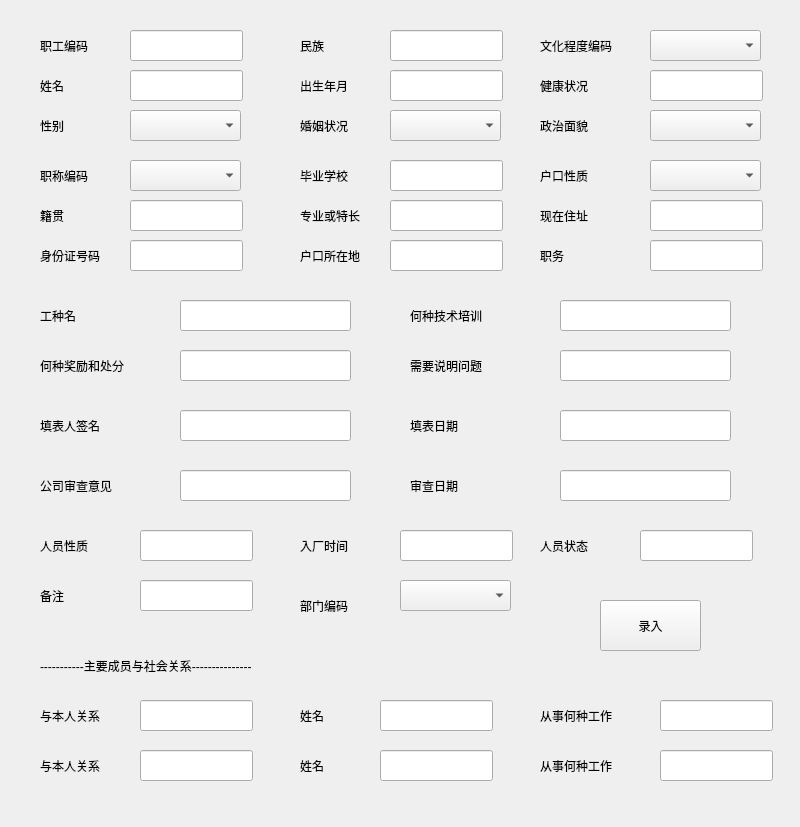
<?xml version="1.0" encoding="UTF-8"?>
<ui version="4.0">
 <class>MainWindow</class>
 <widget class="QMainWindow" name="MainWindow">
  <property name="geometry">
   <rect>
    <x>0</x>
    <y>0</y>
    <width>800</width>
    <height>827</height>
   </rect>
  </property>
  <property name="windowTitle">
   <string>MainWindow</string>
  </property>
  <widget class="QWidget" name="centralWidget">
   <widget class="QLabel" name="label">
    <property name="geometry">
     <rect>
      <x>40</x>
      <y>30</y>
      <width>71</width>
      <height>31</height>
     </rect>
    </property>
    <property name="text">
     <string>职工编码</string>
    </property>
   </widget>
   <widget class="QLabel" name="label_2">
    <property name="geometry">
     <rect>
      <x>40</x>
      <y>70</y>
      <width>71</width>
      <height>31</height>
     </rect>
    </property>
    <property name="text">
     <string>姓名</string>
    </property>
   </widget>
   <widget class="QLabel" name="label_3">
    <property name="geometry">
     <rect>
      <x>40</x>
      <y>110</y>
      <width>71</width>
      <height>31</height>
     </rect>
    </property>
    <property name="text">
     <string>性别</string>
    </property>
   </widget>
   <widget class="QLabel" name="label_4">
    <property name="geometry">
     <rect>
      <x>300</x>
      <y>30</y>
      <width>71</width>
      <height>31</height>
     </rect>
    </property>
    <property name="text">
     <string>民族</string>
    </property>
   </widget>
   <widget class="QLabel" name="label_5">
    <property name="geometry">
     <rect>
      <x>300</x>
      <y>70</y>
      <width>71</width>
      <height>31</height>
     </rect>
    </property>
    <property name="text">
     <string>出生年月</string>
    </property>
   </widget>
   <widget class="QLabel" name="label_6">
    <property name="geometry">
     <rect>
      <x>300</x>
      <y>110</y>
      <width>71</width>
      <height>31</height>
     </rect>
    </property>
    <property name="text">
     <string>婚姻状况</string>
    </property>
   </widget>
   <widget class="QLabel" name="label_7">
    <property name="geometry">
     <rect>
      <x>540</x>
      <y>30</y>
      <width>101</width>
      <height>31</height>
     </rect>
    </property>
    <property name="text">
     <string>文化程度编码</string>
    </property>
   </widget>
   <widget class="QLabel" name="label_8">
    <property name="geometry">
     <rect>
      <x>540</x>
      <y>70</y>
      <width>71</width>
      <height>31</height>
     </rect>
    </property>
    <property name="text">
     <string>健康状况</string>
    </property>
   </widget>
   <widget class="QLabel" name="label_9">
    <property name="geometry">
     <rect>
      <x>540</x>
      <y>110</y>
      <width>71</width>
      <height>31</height>
     </rect>
    </property>
    <property name="text">
     <string>政治面貌</string>
    </property>
   </widget>
   <widget class="QLabel" name="label_10">
    <property name="geometry">
     <rect>
      <x>40</x>
      <y>160</y>
      <width>71</width>
      <height>31</height>
     </rect>
    </property>
    <property name="text">
     <string>职称编码</string>
    </property>
   </widget>
   <widget class="QLabel" name="label_11">
    <property name="geometry">
     <rect>
      <x>40</x>
      <y>200</y>
      <width>71</width>
      <height>31</height>
     </rect>
    </property>
    <property name="text">
     <string>籍贯</string>
    </property>
   </widget>
   <widget class="QLabel" name="label_12">
    <property name="geometry">
     <rect>
      <x>40</x>
      <y>240</y>
      <width>81</width>
      <height>31</height>
     </rect>
    </property>
    <property name="text">
     <string>身份证号码</string>
    </property>
   </widget>
   <widget class="QLabel" name="label_13">
    <property name="geometry">
     <rect>
      <x>300</x>
      <y>160</y>
      <width>71</width>
      <height>31</height>
     </rect>
    </property>
    <property name="text">
     <string>毕业学校</string>
    </property>
   </widget>
   <widget class="QLabel" name="label_14">
    <property name="geometry">
     <rect>
      <x>300</x>
      <y>200</y>
      <width>81</width>
      <height>31</height>
     </rect>
    </property>
    <property name="text">
     <string>专业或特长</string>
    </property>
   </widget>
   <widget class="QLabel" name="label_15">
    <property name="geometry">
     <rect>
      <x>300</x>
      <y>240</y>
      <width>81</width>
      <height>31</height>
     </rect>
    </property>
    <property name="text">
     <string>户口所在地</string>
    </property>
   </widget>
   <widget class="QLabel" name="label_16">
    <property name="geometry">
     <rect>
      <x>540</x>
      <y>160</y>
      <width>71</width>
      <height>31</height>
     </rect>
    </property>
    <property name="text">
     <string>户口性质</string>
    </property>
   </widget>
   <widget class="QLabel" name="label_17">
    <property name="geometry">
     <rect>
      <x>540</x>
      <y>200</y>
      <width>71</width>
      <height>31</height>
     </rect>
    </property>
    <property name="text">
     <string>现在住址</string>
    </property>
   </widget>
   <widget class="QLabel" name="label_18">
    <property name="geometry">
     <rect>
      <x>540</x>
      <y>240</y>
      <width>71</width>
      <height>31</height>
     </rect>
    </property>
    <property name="text">
     <string>职务</string>
    </property>
   </widget>
   <widget class="QLabel" name="label_19">
    <property name="geometry">
     <rect>
      <x>40</x>
      <y>300</y>
      <width>71</width>
      <height>31</height>
     </rect>
    </property>
    <property name="text">
     <string>工种名</string>
    </property>
   </widget>
   <widget class="QLabel" name="label_20">
    <property name="geometry">
     <rect>
      <x>410</x>
      <y>300</y>
      <width>101</width>
      <height>31</height>
     </rect>
    </property>
    <property name="text">
     <string>何种技术培训</string>
    </property>
   </widget>
   <widget class="QLabel" name="label_21">
    <property name="geometry">
     <rect>
      <x>40</x>
      <y>350</y>
      <width>111</width>
      <height>31</height>
     </rect>
    </property>
    <property name="text">
     <string>何种奖励和处分</string>
    </property>
   </widget>
   <widget class="QLabel" name="label_22">
    <property name="geometry">
     <rect>
      <x>410</x>
      <y>350</y>
      <width>111</width>
      <height>31</height>
     </rect>
    </property>
    <property name="text">
     <string>需要说明问题</string>
    </property>
   </widget>
   <widget class="QLabel" name="label_23">
    <property name="geometry">
     <rect>
      <x>40</x>
      <y>410</y>
      <width>81</width>
      <height>31</height>
     </rect>
    </property>
    <property name="text">
     <string>填表人签名</string>
    </property>
   </widget>
   <widget class="QLabel" name="label_24">
    <property name="geometry">
     <rect>
      <x>410</x>
      <y>410</y>
      <width>81</width>
      <height>31</height>
     </rect>
    </property>
    <property name="text">
     <string>填表日期</string>
    </property>
   </widget>
   <widget class="QLabel" name="label_25">
    <property name="geometry">
     <rect>
      <x>40</x>
      <y>470</y>
      <width>101</width>
      <height>31</height>
     </rect>
    </property>
    <property name="text">
     <string>公司审查意见</string>
    </property>
   </widget>
   <widget class="QLabel" name="label_26">
    <property name="geometry">
     <rect>
      <x>410</x>
      <y>470</y>
      <width>101</width>
      <height>31</height>
     </rect>
    </property>
    <property name="text">
     <string>审查日期</string>
    </property>
   </widget>
   <widget class="QLabel" name="label_27">
    <property name="geometry">
     <rect>
      <x>40</x>
      <y>530</y>
      <width>101</width>
      <height>31</height>
     </rect>
    </property>
    <property name="text">
     <string>人员性质</string>
    </property>
   </widget>
   <widget class="QLabel" name="label_28">
    <property name="geometry">
     <rect>
      <x>300</x>
      <y>530</y>
      <width>101</width>
      <height>31</height>
     </rect>
    </property>
    <property name="text">
     <string>入厂时间</string>
    </property>
   </widget>
   <widget class="QLabel" name="label_29">
    <property name="geometry">
     <rect>
      <x>540</x>
      <y>530</y>
      <width>101</width>
      <height>31</height>
     </rect>
    </property>
    <property name="text">
     <string>人员状态</string>
    </property>
   </widget>
   <widget class="QLabel" name="label_30">
    <property name="geometry">
     <rect>
      <x>40</x>
      <y>580</y>
      <width>101</width>
      <height>31</height>
     </rect>
    </property>
    <property name="text">
     <string>备注</string>
    </property>
   </widget>
   <widget class="QLabel" name="label_31">
    <property name="geometry">
     <rect>
      <x>300</x>
      <y>590</y>
      <width>101</width>
      <height>31</height>
     </rect>
    </property>
    <property name="text">
     <string>部门编码</string>
    </property>
   </widget>
   <widget class="QLabel" name="label_32">
    <property name="geometry">
     <rect>
      <x>40</x>
      <y>650</y>
      <width>351</width>
      <height>31</height>
     </rect>
    </property>
    <property name="text">
     <string>-----------主要成员与社会关系---------------</string>
    </property>
   </widget>
   <widget class="QLabel" name="label_33">
    <property name="geometry">
     <rect>
      <x>40</x>
      <y>700</y>
      <width>81</width>
      <height>31</height>
     </rect>
    </property>
    <property name="text">
     <string>与本人关系</string>
    </property>
   </widget>
   <widget class="QLabel" name="label_34">
    <property name="geometry">
     <rect>
      <x>300</x>
      <y>700</y>
      <width>81</width>
      <height>31</height>
     </rect>
    </property>
    <property name="text">
     <string>姓名</string>
    </property>
   </widget>
   <widget class="QLabel" name="label_35">
    <property name="geometry">
     <rect>
      <x>540</x>
      <y>700</y>
      <width>101</width>
      <height>31</height>
     </rect>
    </property>
    <property name="text">
     <string>从事何种工作</string>
    </property>
   </widget>
   <widget class="QLabel" name="label_36">
    <property name="geometry">
     <rect>
      <x>40</x>
      <y>750</y>
      <width>81</width>
      <height>31</height>
     </rect>
    </property>
    <property name="text">
     <string>与本人关系</string>
    </property>
   </widget>
   <widget class="QLabel" name="label_37">
    <property name="geometry">
     <rect>
      <x>300</x>
      <y>750</y>
      <width>81</width>
      <height>31</height>
     </rect>
    </property>
    <property name="text">
     <string>姓名</string>
    </property>
   </widget>
   <widget class="QLabel" name="label_38">
    <property name="geometry">
     <rect>
      <x>540</x>
      <y>750</y>
      <width>101</width>
      <height>31</height>
     </rect>
    </property>
    <property name="text">
     <string>从事何种工作</string>
    </property>
   </widget>
   <widget class="QLineEdit" name="lineEdit_zgbm">
    <property name="geometry">
     <rect>
      <x>130</x>
      <y>30</y>
      <width>113</width>
      <height>31</height>
     </rect>
    </property>
   </widget>
   <widget class="QLineEdit" name="lineEdit_xm">
    <property name="geometry">
     <rect>
      <x>130</x>
      <y>70</y>
      <width>113</width>
      <height>31</height>
     </rect>
    </property>
   </widget>
   <widget class="QLineEdit" name="lineEdit_mz">
    <property name="geometry">
     <rect>
      <x>390</x>
      <y>30</y>
      <width>113</width>
      <height>31</height>
     </rect>
    </property>
   </widget>
   <widget class="QLineEdit" name="lineEdit_csny">
    <property name="geometry">
     <rect>
      <x>390</x>
      <y>70</y>
      <width>113</width>
      <height>31</height>
     </rect>
    </property>
   </widget>
   <widget class="QLineEdit" name="lineEdit_jkzk">
    <property name="geometry">
     <rect>
      <x>650</x>
      <y>70</y>
      <width>113</width>
      <height>31</height>
     </rect>
    </property>
   </widget>
   <widget class="QLineEdit" name="lineEdit_byxx">
    <property name="geometry">
     <rect>
      <x>390</x>
      <y>160</y>
      <width>113</width>
      <height>31</height>
     </rect>
    </property>
   </widget>
   <widget class="QLineEdit" name="lineEdit_jg">
    <property name="geometry">
     <rect>
      <x>130</x>
      <y>200</y>
      <width>113</width>
      <height>31</height>
     </rect>
    </property>
   </widget>
   <widget class="QLineEdit" name="lineEdit_zytc">
    <property name="geometry">
     <rect>
      <x>390</x>
      <y>200</y>
      <width>113</width>
      <height>31</height>
     </rect>
    </property>
   </widget>
   <widget class="QLineEdit" name="lineEdit_xzz">
    <property name="geometry">
     <rect>
      <x>650</x>
      <y>200</y>
      <width>113</width>
      <height>31</height>
     </rect>
    </property>
   </widget>
   <widget class="QLineEdit" name="lineEdit_sfzh">
    <property name="geometry">
     <rect>
      <x>130</x>
      <y>240</y>
      <width>113</width>
      <height>31</height>
     </rect>
    </property>
   </widget>
   <widget class="QLineEdit" name="lineEdit_hkszd">
    <property name="geometry">
     <rect>
      <x>390</x>
      <y>240</y>
      <width>113</width>
      <height>31</height>
     </rect>
    </property>
   </widget>
   <widget class="QLineEdit" name="lineEdit_zw">
    <property name="geometry">
     <rect>
      <x>650</x>
      <y>240</y>
      <width>113</width>
      <height>31</height>
     </rect>
    </property>
   </widget>
   <widget class="QLineEdit" name="lineEdit_gzm">
    <property name="geometry">
     <rect>
      <x>180</x>
      <y>300</y>
      <width>171</width>
      <height>31</height>
     </rect>
    </property>
   </widget>
   <widget class="QLineEdit" name="lineEdit_jspx">
    <property name="geometry">
     <rect>
      <x>560</x>
      <y>300</y>
      <width>171</width>
      <height>31</height>
     </rect>
    </property>
   </widget>
   <widget class="QLineEdit" name="lineEdit_jlcf">
    <property name="geometry">
     <rect>
      <x>180</x>
      <y>350</y>
      <width>171</width>
      <height>31</height>
     </rect>
    </property>
   </widget>
   <widget class="QLineEdit" name="lineEdit_smwt">
    <property name="geometry">
     <rect>
      <x>560</x>
      <y>350</y>
      <width>171</width>
      <height>31</height>
     </rect>
    </property>
   </widget>
   <widget class="QLineEdit" name="lineEdit_tbrqm">
    <property name="geometry">
     <rect>
      <x>180</x>
      <y>410</y>
      <width>171</width>
      <height>31</height>
     </rect>
    </property>
   </widget>
   <widget class="QLineEdit" name="lineEdit_tbrq">
    <property name="geometry">
     <rect>
      <x>560</x>
      <y>410</y>
      <width>171</width>
      <height>31</height>
     </rect>
    </property>
   </widget>
   <widget class="QLineEdit" name="lineEdit_gsyj">
    <property name="geometry">
     <rect>
      <x>180</x>
      <y>470</y>
      <width>171</width>
      <height>31</height>
     </rect>
    </property>
   </widget>
   <widget class="QLineEdit" name="lineEdit_scrq">
    <property name="geometry">
     <rect>
      <x>560</x>
      <y>470</y>
      <width>171</width>
      <height>31</height>
     </rect>
    </property>
   </widget>
   <widget class="QLineEdit" name="lineEdit_ryxz">
    <property name="geometry">
     <rect>
      <x>140</x>
      <y>530</y>
      <width>113</width>
      <height>31</height>
     </rect>
    </property>
   </widget>
   <widget class="QLineEdit" name="lineEdit_rcsj">
    <property name="geometry">
     <rect>
      <x>400</x>
      <y>530</y>
      <width>113</width>
      <height>31</height>
     </rect>
    </property>
   </widget>
   <widget class="QLineEdit" name="lineEdit_ryzt">
    <property name="geometry">
     <rect>
      <x>640</x>
      <y>530</y>
      <width>113</width>
      <height>31</height>
     </rect>
    </property>
   </widget>
   <widget class="QLineEdit" name="lineEdit_bz">
    <property name="geometry">
     <rect>
      <x>140</x>
      <y>580</y>
      <width>113</width>
      <height>31</height>
     </rect>
    </property>
   </widget>
   <widget class="QLineEdit" name="lineEdit_brgx1">
    <property name="geometry">
     <rect>
      <x>140</x>
      <y>700</y>
      <width>113</width>
      <height>31</height>
     </rect>
    </property>
   </widget>
   <widget class="QLineEdit" name="lineEdit_xm1">
    <property name="geometry">
     <rect>
      <x>380</x>
      <y>700</y>
      <width>113</width>
      <height>31</height>
     </rect>
    </property>
   </widget>
   <widget class="QLineEdit" name="lineEdit_hzgz1">
    <property name="geometry">
     <rect>
      <x>660</x>
      <y>700</y>
      <width>113</width>
      <height>31</height>
     </rect>
    </property>
   </widget>
   <widget class="QLineEdit" name="lineEdit_brgx2">
    <property name="geometry">
     <rect>
      <x>140</x>
      <y>750</y>
      <width>113</width>
      <height>31</height>
     </rect>
    </property>
   </widget>
   <widget class="QLineEdit" name="lineEdit_xm2">
    <property name="geometry">
     <rect>
      <x>380</x>
      <y>750</y>
      <width>113</width>
      <height>31</height>
     </rect>
    </property>
   </widget>
   <widget class="QLineEdit" name="lineEdit_hzgz2">
    <property name="geometry">
     <rect>
      <x>660</x>
      <y>750</y>
      <width>113</width>
      <height>31</height>
     </rect>
    </property>
   </widget>
   <widget class="QComboBox" name="comboBox_xb">
    <property name="geometry">
     <rect>
      <x>130</x>
      <y>110</y>
      <width>111</width>
      <height>31</height>
     </rect>
    </property>
   </widget>
   <widget class="QComboBox" name="comboBox_zcbm">
    <property name="geometry">
     <rect>
      <x>130</x>
      <y>160</y>
      <width>111</width>
      <height>31</height>
     </rect>
    </property>
   </widget>
   <widget class="QComboBox" name="comboBox_hyzk">
    <property name="geometry">
     <rect>
      <x>390</x>
      <y>110</y>
      <width>111</width>
      <height>31</height>
     </rect>
    </property>
   </widget>
   <widget class="QComboBox" name="comboBox_zzmm">
    <property name="geometry">
     <rect>
      <x>650</x>
      <y>110</y>
      <width>111</width>
      <height>31</height>
     </rect>
    </property>
   </widget>
   <widget class="QComboBox" name="comboBox_hkxz">
    <property name="geometry">
     <rect>
      <x>650</x>
      <y>160</y>
      <width>111</width>
      <height>31</height>
     </rect>
    </property>
   </widget>
   <widget class="QComboBox" name="comboBox_whcd">
    <property name="geometry">
     <rect>
      <x>650</x>
      <y>30</y>
      <width>111</width>
      <height>31</height>
     </rect>
    </property>
   </widget>
   <widget class="QComboBox" name="comboBox_bmbm">
    <property name="geometry">
     <rect>
      <x>400</x>
      <y>580</y>
      <width>111</width>
      <height>31</height>
     </rect>
    </property>
   </widget>
   <widget class="QPushButton" name="pushButton_add">
    <property name="geometry">
     <rect>
      <x>600</x>
      <y>600</y>
      <width>101</width>
      <height>51</height>
     </rect>
    </property>
    <property name="text">
     <string>录入</string>
    </property>
   </widget>
  </widget>
 </widget>
 <resources/>
 <connections/>
</ui>
